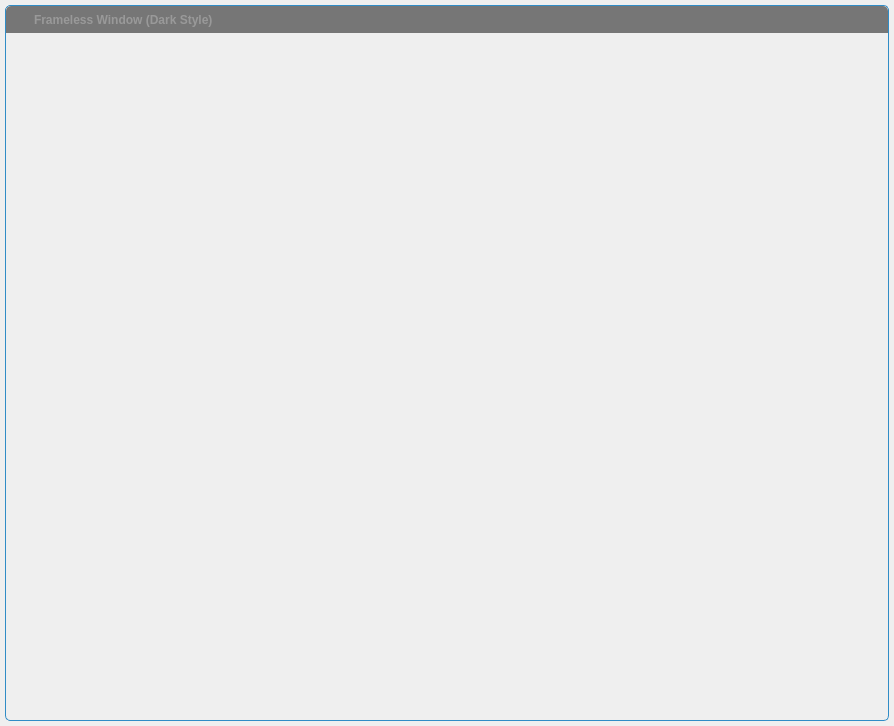
<?xml version="1.0" encoding="UTF-8"?>
<ui version="4.0">
 <class>FramelessWindow</class>
 <widget class="QWidget" name="FramelessWindow">
  <property name="geometry">
   <rect>
    <x>0</x>
    <y>0</y>
    <width>894</width>
    <height>726</height>
   </rect>
  </property>
  <property name="windowTitle">
   <string/>
  </property>
  <property name="autoFillBackground">
   <bool>false</bool>
  </property>
  <layout class="QVBoxLayout" name="verticalLayout_2">
   <property name="spacing">
    <number>0</number>
   </property>
   <property name="sizeConstraint">
    <enum>QLayout::SetMaximumSize</enum>
   </property>
   <property name="leftMargin">
    <number>5</number>
   </property>
   <property name="topMargin">
    <number>5</number>
   </property>
   <property name="rightMargin">
    <number>5</number>
   </property>
   <property name="bottomMargin">
    <number>5</number>
   </property>
   <item>
    <widget class="QWidget" name="windowFrame" native="true">
     <property name="autoFillBackground">
      <bool>false</bool>
     </property>
     <property name="styleSheet">
      <string notr="true">#windowFrame{border:1px solid palette(highlight); border-radius:5px 5px 5px 5px; background-color:palette(Window);}</string>
     </property>
     <layout class="QVBoxLayout" name="verticalLayout">
      <property name="spacing">
       <number>0</number>
      </property>
      <property name="leftMargin">
       <number>1</number>
      </property>
      <property name="topMargin">
       <number>1</number>
      </property>
      <property name="rightMargin">
       <number>1</number>
      </property>
      <property name="bottomMargin">
       <number>1</number>
      </property>
      <item>
       <widget class="WindowDragger" name="windowTitlebar" native="true">
        <property name="sizePolicy">
         <sizepolicy hsizetype="Preferred" vsizetype="Fixed">
          <horstretch>0</horstretch>
          <verstretch>0</verstretch>
         </sizepolicy>
        </property>
        <property name="minimumSize">
         <size>
          <width>0</width>
          <height>0</height>
         </size>
        </property>
        <property name="autoFillBackground">
         <bool>false</bool>
        </property>
        <property name="styleSheet">
         <string notr="true">#windowTitlebar{border: 0px none palette(base); border-top-left-radius:5px; border-top-right-radius:5px; background-color:palette(shadow); height:20px;}</string>
        </property>
        <layout class="QHBoxLayout" name="horizontalLayout" stretch="0,0,1,0,0,0,0">
         <property name="spacing">
          <number>0</number>
         </property>
         <property name="leftMargin">
          <number>0</number>
         </property>
         <property name="topMargin">
          <number>0</number>
         </property>
         <property name="rightMargin">
          <number>0</number>
         </property>
         <property name="bottomMargin">
          <number>0</number>
         </property>
         <item>
          <widget class="QLabel" name="spacer">
           <property name="minimumSize">
            <size>
             <width>4</width>
             <height>0</height>
            </size>
           </property>
           <property name="maximumSize">
            <size>
             <width>4</width>
             <height>16777215</height>
            </size>
           </property>
          </widget>
         </item>
         <item>
          <widget class="QLabel" name="icon">
           <property name="minimumSize">
            <size>
             <width>16</width>
             <height>16</height>
            </size>
           </property>
           <property name="maximumSize">
            <size>
             <width>16</width>
             <height>16</height>
            </size>
           </property>
           <property name="contextMenuPolicy">
            <enum>Qt::NoContextMenu</enum>
           </property>
           <property name="styleSheet">
            <string notr="true">#icon {background-color:palette(shadow);}</string>
           </property>
          </widget>
         </item>
         <item>
          <widget class="QLabel" name="titleText">
           <property name="font">
            <font>
             <weight>75</weight>
             <bold>true</bold>
            </font>
           </property>
           <property name="styleSheet">
            <string notr="true">  padding-left:5px;
  color:rgb(153,153,153);</string>
           </property>
           <property name="text">
            <string>Frameless Window (Dark Style)</string>
           </property>
           <property name="alignment">
            <set>Qt::AlignLeading|Qt::AlignLeft|Qt::AlignVCenter</set>
           </property>
          </widget>
         </item>
         <item>
          <widget class="QToolButton" name="minimizeButton">
           <property name="font">
            <font>
             <weight>75</weight>
             <bold>true</bold>
            </font>
           </property>
           <property name="styleSheet">
            <string notr="true">#minimizeButton{
  background-color:none;
  border:none;
  width:16px;
  height:16px;
  padding:4px;
  image:url(:/images/icon_window_minimize.png);
}
#minimizeButton:hover{
  background-color:palette(alternate-base);
}
#minimizeButton:pressed{
  background-color:palette(highlight);
}</string>
           </property>
           <property name="text">
            <string/>
           </property>
          </widget>
         </item>
         <item>
          <widget class="QToolButton" name="restoreButton">
           <property name="styleSheet">
            <string notr="true">#restoreButton{
  background-color:none;
  border:none;
  width:16px;
  height:16px;
  padding:4px;
  image:url(:/images/icon_window_restore.png);
}
#restoreButton:hover{
  background-color:palette(alternate-base);
}
#restoreButton:pressed{
  background-color:palette(highlight);
}</string>
           </property>
           <property name="text">
            <string/>
           </property>
          </widget>
         </item>
         <item>
          <widget class="QToolButton" name="maximizeButton">
           <property name="styleSheet">
            <string notr="true">#maximizeButton{
  background-color:none;
  border:none;
  width:16px;
  height:16px;
  padding:4px;
  image:url(:/images/icon_window_maximize.png);
}
#maximizeButton:hover{
  background-color:palette(alternate-base);
}
##maximizeButton:pressed{
  background-color:palette(highlight);
}</string>
           </property>
           <property name="text">
            <string/>
           </property>
          </widget>
         </item>
         <item>
          <widget class="QToolButton" name="closeButton">
           <property name="font">
            <font>
             <weight>75</weight>
             <bold>true</bold>
            </font>
           </property>
           <property name="styleSheet">
            <string notr="true">#closeButton{
  background-color:none;
  border:none;
  width:16px;
  height:16px;
  padding:4px;
  image:url(:/images/icon_window_close.png);
  border-top-right-radius: 5px;
}
#closeButton:hover{
  background-color:palette(alternate-base);
}
##closeButton:pressed{
  background-color:palette(highlight);
}</string>
           </property>
          </widget>
         </item>
        </layout>
       </widget>
      </item>
      <item>
       <widget class="QWidget" name="windowContent" native="true">
        <property name="autoFillBackground">
         <bool>false</bool>
        </property>
        <property name="styleSheet">
         <string notr="true">#windowContent{
  border: 0px none palette(base);
  border-radius:0px 0px 5px 5px;
}</string>
        </property>
        <layout class="QVBoxLayout" name="verticalLayout_3">
         <property name="spacing">
          <number>0</number>
         </property>
         <property name="leftMargin">
          <number>0</number>
         </property>
         <property name="topMargin">
          <number>0</number>
         </property>
         <property name="rightMargin">
          <number>0</number>
         </property>
         <property name="bottomMargin">
          <number>0</number>
         </property>
        </layout>
       </widget>
      </item>
     </layout>
    </widget>
   </item>
  </layout>
 </widget>
 <layoutdefault spacing="6" margin="11"/>
 <customwidgets>
  <customwidget>
   <class>WindowDragger</class>
   <extends>QWidget</extends>
   <header>windowdragger.h</header>
   <container>1</container>
  </customwidget>
 </customwidgets>
 <resources/>
 <connections/>
</ui>
